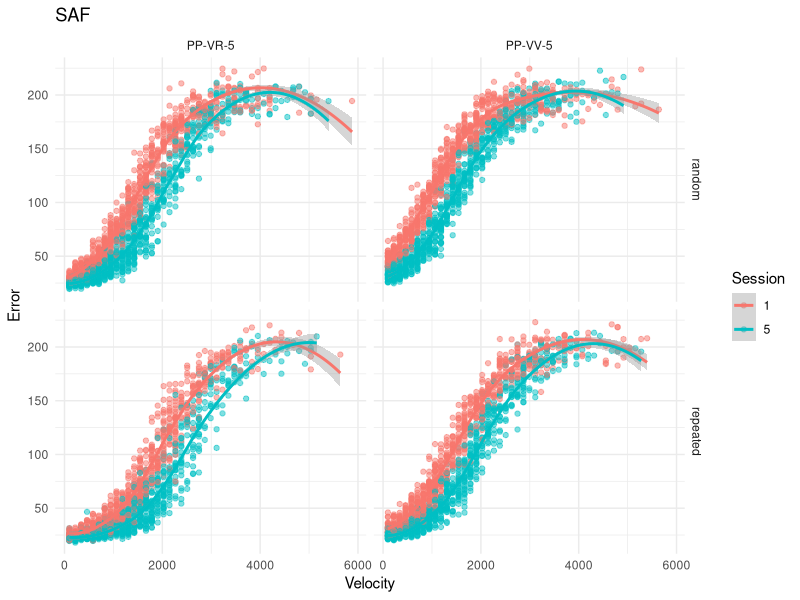

Generate this figure with R:
### FAKE DATA FOR MODELING SAF ###

rm(list=setdiff(ls(), c())) # clear all
graphics.off() # clear figures
cat("\014") # clear console

library(tidyverse)

set.seed(1)

### the following creates data that looks *very* similar to what we see in the experiment:

# n = 50
# 
# a = 200
# b = 20
# c = .002
# d = 1000
# 
# a = rnorm(n, a, a/20) #upper asymptote
# b = rnorm(n, b, b/20) #lower asymptote
# c = rnorm(n, c, c/10) #highest slope
# d = rnorm(n, d, d/10) #speed at highest slope
# 
# speed = sample(seq(0,6000, length.out = n)
#                 , n, replace = TRUE
#                 , dnorm(seq(-.5,4,length=50)))
# 
# error = (b + ((a - b) / (1 + (exp(-(c*(speed-d)))))))
# 
# plot(speed, error)

### now, let's create a loop that builds a fake dataset using the above equation:

trial_per_figtype = 50
figure_type = c("random","repeated")
session = c(1,5) # sessions
N = 30 # total participants
total_trials = N * length(session) * length(figure_type) * trial_per_figtype

participant_id = rep(1:N, each = trial_per_figtype * length(figure_type) * length(session))
condition = c(rep("PP-VV-5",total_trials/2),rep("PP-VR-5",total_trials/2)) # label groups
sessions = rep((c(rep(1,100),rep(5,100))), N)
figtypes = rep(figure_type, total_trials/2)
speed = rep(NA, total_trials)
error = rep(NA, total_trials)

df <- data.frame(participant_id = participant_id
                 , condition = condition
                 , session = sessions
                 , figure_type = figtypes
                 , speed = speed
                 , error = error
                 , stringsAsFactors=FALSE)

for(i in 1:nrow(df)){
        n = 1
        
        a = 200
        b = 20
        c = .002
        d = 1000 + (ifelse(df$figure_type[i] == "repeated", 500, 0)) +
                (ifelse(df$session[i] == 5, 500, 0)) +
                (ifelse(df$condition[i] == "PP-VR-5", 500, 0))
        
        a = rnorm(n, a, a/20) #upper asymptote
        b = rnorm(n, b, b/20) #lower asymptote
        c = rnorm(n, c, c/10) #highest slope
        d = rnorm(n, d, d/10) #speed at highest slope
        
        speed = sample(seq(100,6000, length.out = 50)
                       , n, replace = TRUE
                       , dnorm(seq(-.5,3.5,length=50)))
        
        error = (b + ((a - b) / (1 + (exp(-(c*(speed-d))))))) 
        
        df[i,5] = speed
        df[i,6] = error
}

# PLOT:
ggplot(df, mapping = aes(
               x = speed, y = error
               , color = factor(session)
       )) + geom_point(na.rm = TRUE, alpha = .5) + 
        geom_smooth(na.rm = TRUE) + 
        theme_minimal() +
        facet_grid(figure_type ~ condition) +
        labs(title = "SAF"
             , x = "Velocity"
             , y = "Error"
             , color = "Session")
